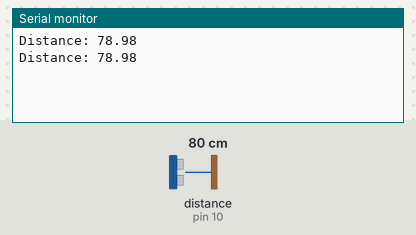
A sketch run on a simulated Arduino Uno, built with avr-gcc and run on an emulated ATmega328P. Shown: the last lines printed to the serial monitor. Wiring (inferred from the names in the program): ultrasonic range finder: trigger pin 9; echo pin 10. The inputs (shaded band) are chosen by the test bench; at power-on: distance to the obstacle (sensor on pin 10) 80 cm. The echo pulse lasts 58.3 µs per cm.

Above: at 1.8 s.
1.9 s: distance to the obstacle (sensor on pin 10) set to 2 cm
At 2.8 s:
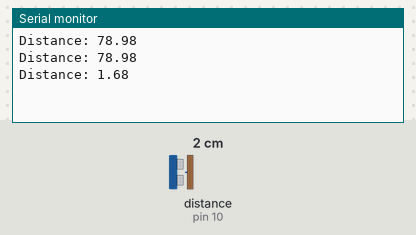
3.4 s: distance to the obstacle (sensor on pin 10) set to 4 cm
At 4.8 s:
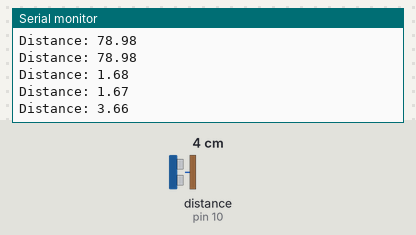
Timing chart, 0 to 6.4 s (numbered marks = the images above; inputs shaded):
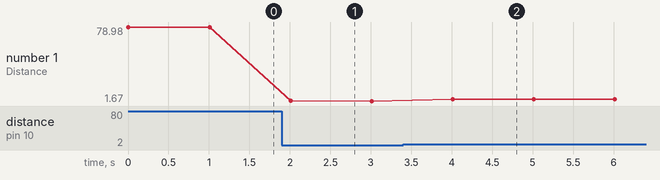

The sketch:

ardunio.ino
```cpp
#define trigPin 9
#define echoPin 10

void setup() {
  Serial.begin(9600);
  pinMode(trigPin, OUTPUT);
  pinMode(echoPin, INPUT);
}

void loop() {
  long duration;
  float distance;

  digitalWrite(trigPin, LOW);
  delayMicroseconds(2);

  digitalWrite(trigPin, HIGH);
  delayMicroseconds(10);

  digitalWrite(trigPin, LOW);

  duration = pulseIn(echoPin, HIGH);
  distance = duration * 0.034 / 2;

  Serial.print("Distance: ");
  Serial.println(distance);

  delay(1000);
}
```

Measured:
- after the input at 1.9 s, the serial monitor: prints a new line after 0.11 s (image 1)
- after the input at 3.4 s, the serial monitor: prints a new line after 0.61 s (image 2)
- plotted number 1: 78.98 → 1.67 after the input at 1.9 s, 1.67 → 3.66 after the input at 3.4 s
